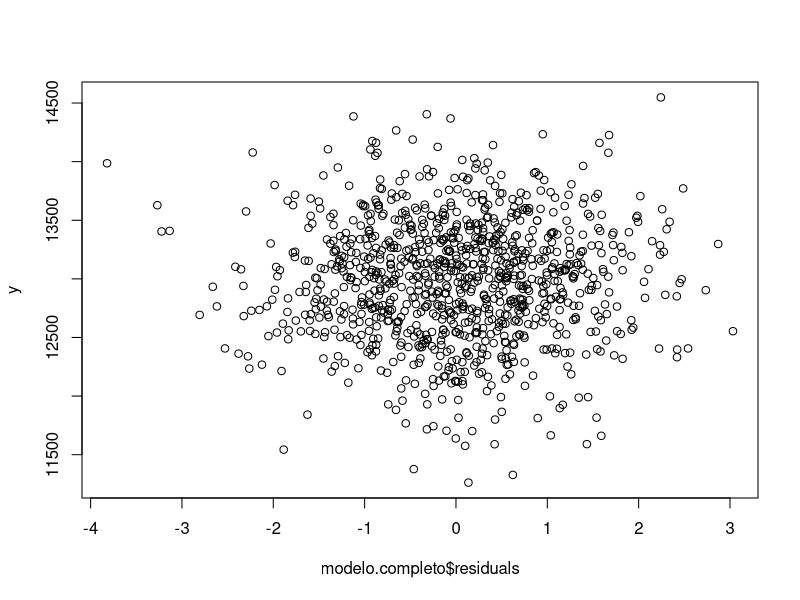
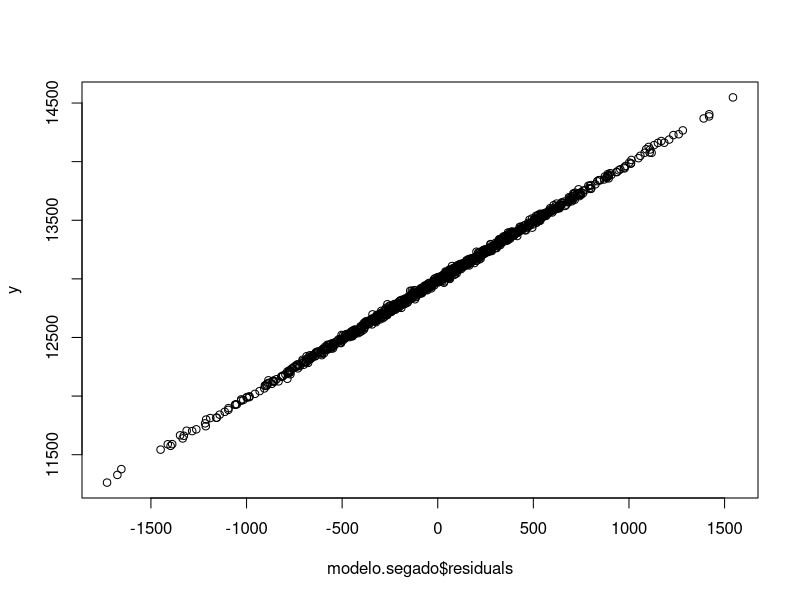

These charts were generated, in order, by the following R code:
# Clase 18: Propiedades numéricas del OLS, Gauss-Markov, sesgo de variable omitida
#################################################################
cat("\014")
rm(list=ls())
graphics.off()

#################################################################
# Motivacion
#################################################################

# Ademas de trabajar con incertidumbre (intervalos de confianza, p-values, etc.), 
# la estadistica inferencial (lo que estamos haciendo este semestre) 
# descansa sobre supuestos muy importantes.

# Es importante conocer estos supuestos. Te daras cuenta que 
# la principal herramienta cuantitativa de las ciencias sociales 
# tiene muchos defectos y/o supuestos irreales. En consecuencia, siempre
# actua con prudencia y humildad respecto a tus resultados.


#################################################################
# Supuestos de los modelos lineales
#################################################################

# (1) El error tiene promedio cero: por eso SIEMPRE calcula los errores y plotealos.
# (2) El error tiene varianza constante: idem.
# (3) El error no esta correlacionado (los errores son independientes entre si): idem.
# (4) El error esta normalmente distribiuido: idem.
# (5) Las X's estan medidos sin error, y son independientes del error.
# (6) Las X's no son invariables, es decir, las X's son variables, no constantes.

# (*) Punto sobre la diferencia entre ERROR y RESIDUO:
## recuerda que y = b0 + b1x1 + e. 
## Ese "e" en realidad, es un residuo, no "error". "Parametro de poblacion."

#################################################################
# Teorema de Gauss-Markov
#################################################################

# el fundamento matematico de OLS (modelos lineales), es el 
# Teorema de Gauss-Markov.

# Consiste en lo siguiente: si
## (a) el error tiene promedio cero, y
## (b) si el error esta normalmente distribuido, y
## (c) si el error tiene varianza constante,
# entonces nuestros betas son los estimadores mas eficientes y sin sesgo.

# En ingles, es conocido como "BLUE": "best linear unbiased estimator".

# En otras palabras, cuando todos los supuestos funcionan, 
# la diferencia entre la MATRIZ QUE CONTIENE TODOS LOS BETAS CORRECTOS,
# Y LA MATRIZ QUE NOSOTROS TENEMOS ACCESO (O POODEMOS OCUPAR) ES CERO.

# (1) Punto del modelo "real"
# (2) Punto del epsilon y la letra "e"
# (3) Punto del beta y la letra "b"

# Son diferencias filosoficas. Importantes...pero filosoficas.


# Que puede salir mal?
## Ej.: los errores no son independientes; es decir, son dependientes. 
### Caso de las series de tiempo.


#################################################################
# Sesgo de Variable Omitida
#################################################################

# Todos los supuestos de OLS operan bajo otro supuesto: el modelo que 
# estimamos, es el "verdadero modelo". Es decir, no se nos queda ninguna
# variable afuera: i.e., todas las variables que debieramos ocupar, estan 
# consideradas. Si esto falla, todo falla, y tenemos "el sesgo de la variable
# omitida".

# Mal que mal, OLS es una ecuacion, y el valor de los betas cambiara si es que 
# no incluimos todas las variables que debieramos incluir. 

## ILUSTRAR EN LA PIZARRA.

# Para demostrar este punto, simularemos (inventaremos) unos datos. 


# Inventemos las variables independientes
set.seed(2019)
x1 = rnorm(1000, 10) # como nunca, conocemos que el promedio REAL de esta variable es 10
x2 = rnorm(1000, 20) # como nunca, conocemos que el promedio REAL de esta variable es 20
x3 = rnorm(1000, 30) # como nunca, conocemos que el promedio REAL de esta variable es 30

# Definamos que, como debiera ser, el error tiene promedio cero.
e = rnorm(1000, 0)

# Establecer el valor real de los betas: conocemos con exactitud los valores,
# porque nosotros los creamos!
b1 = 1
b2 = -100
b3 = 500

# El "VERDADERO MODELO": "y" es una combinacion lineal de todas las variables.
y = b1*x1 + b2*x2 + b3*x3 + e

# Hagamos una regresion.
modelo.completo = lm(y ~ x1 + x2 + x3)
summary(modelo.completo) # sin sorpresa, los betas son los mismos que inventamos nosotros.

# (1) La tabla de "Residuals" dice que la mediana es 0. Eso es genial. Pero sin sorpresas, nosotros inventamos todo, asi que obvio que resulta bien.
# (2) Plotiemos los errores

plot(modelo.completo$residuals, y) 

# Perfecto! No notamos ningun patron.
# Es decir, vemos una nube desordenada de puntos. 
# Aqui es cuando VEMOS lo que asumimos: los errores se cancelan entre si.



# Variable Omitida: Que pasa con nuestros coeficientes cuando se nos quedan dos
# variables afuera?

modelo.segado = lm(y ~ x1)

summary(modelo.segado) # Ya los resultados son muy diferentes.

# (1) Mediana de los residuos? 
# (2) Plotiemos los errores?

plot(modelo.segado$residuals, y) 

## Uff...vemos un patron clarisimo, y ya nuestra nube desaparecio. 
## (1) Cual es el patron? 


#################################################################
# Atencion
#################################################################

# Lo peor de todo, es que nunca sabras si te faltan variables o no.
# Es por esto que lo que guia el proceso de anadir/remover variables, es 
# teoria. Es un proceso casi artistico.
